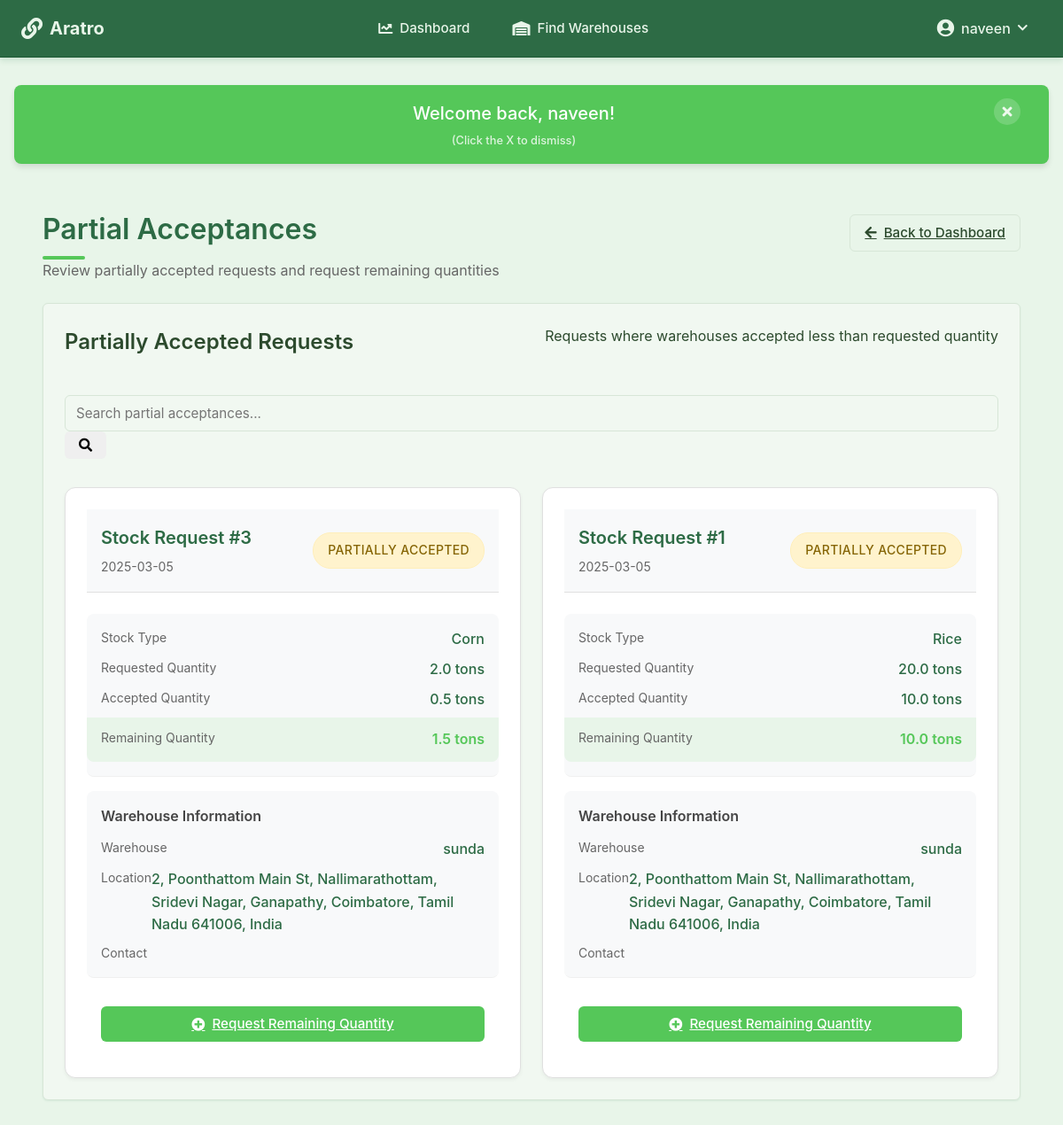
/farmer/partial-acceptances (signed in), run on an earlier commit of the app's database.
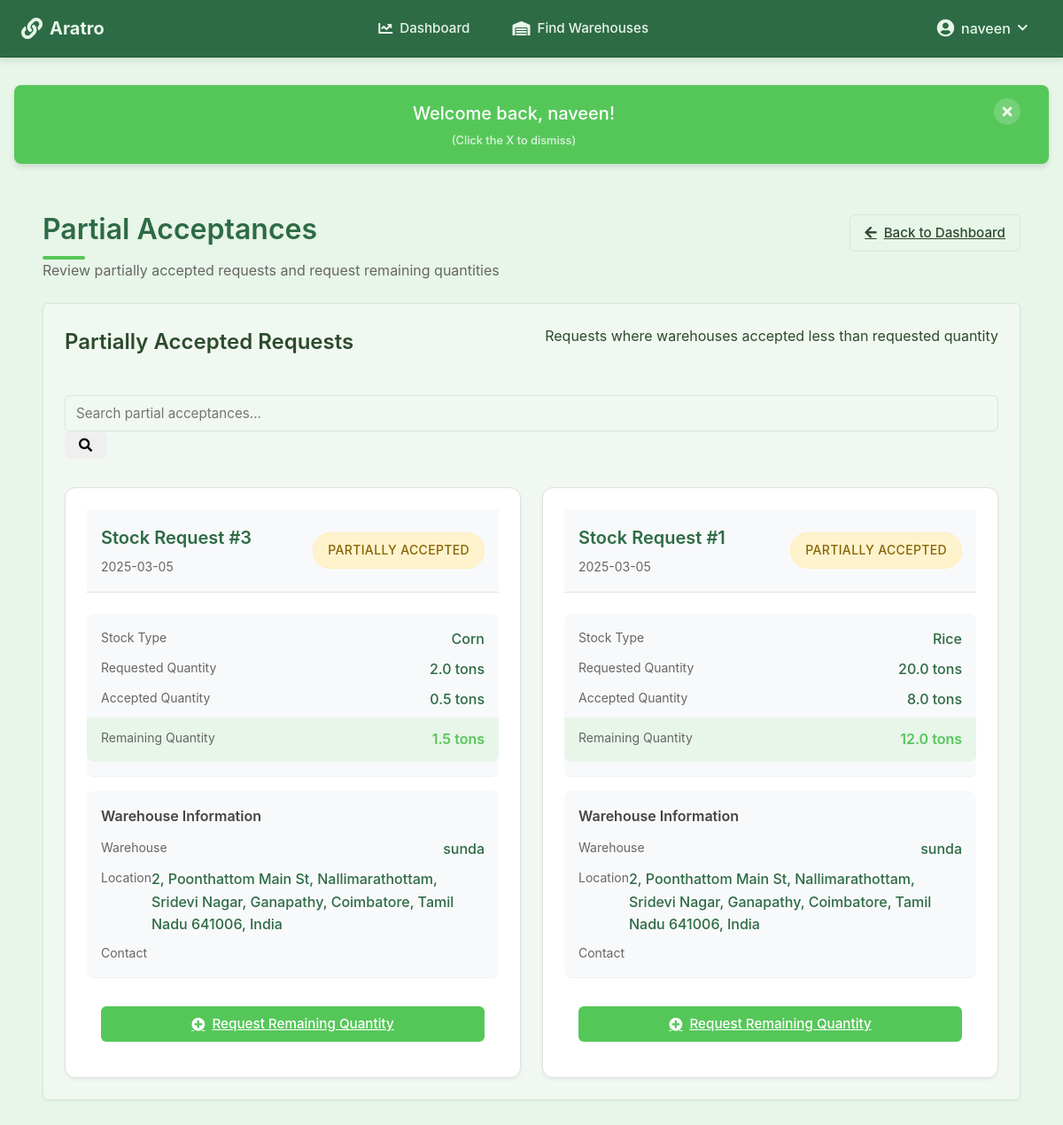
And on a later commit of the database.
### models.py (models this page shows, shortened)
class StockRequest(db.Model):
    __tablename__ = 'stock_request'
    id = db.Column(db.Integer, primary_key=True)
    from_id = db.Column(db.Integer, db.ForeignKey('farmer.id'), nullable=False)  # Farmer's ID
    to_id = db.Column(db.Integer, db.ForeignKey('warehouse.id'), nullable=False)    # Warehouse's ID
    stock_id = db.Column(db.Integer, db.ForeignKey('stock.id'), nullable=False)
    request_date = db.Column(db.DateTime, default=datetime.utcnow)
    status = db.Column(db.String(20), default='pending')
    created_at = db.Column(db.DateTime, nullable=False, default=datetime.utcnow)
    updated_at = db.Column(db.DateTime, nullable=False, default=datetime.utcnow, onupdate=datetime.utcnow)
    farmer = db.relationship('Farmer', foreign_keys=[from_id], backref='stock_requests')
    warehouse = db.relationship('Warehouse', foreign_keys=[to_id], backref='received_requests')
    stock = db.relationship('Stock', backref='request')

class Stock(db.Model):
    id = db.Column(db.Integer, primary_key=True)
    type = db.Column(db.String(100), nullable=False)
    quantity = db.Column(db.Float, nullable=False)
    requested_quantity = db.Column(db.Float, nullable=False)  # Original requested quantity
    status = db.Column(db.String(20), nullable=False, default='pending')  # pending, stored, rejected
    farmer_id = db.Column(db.Integer, db.ForeignKey('farmer.id'), nullable=False)
    warehouse_id = db.Column(db.Integer, db.ForeignKey('warehouse.id'), nullable=False)
    created_at = db.Column(db.DateTime, nullable=False, default=datetime.utcnow)
    updated_at = db.Column(db.DateTime, nullable=False, default=datetime.utcnow, onupdate=datetime.utcnow)

class Warehouse(db.Model):
    id = db.Column(db.Integer, primary_key=True)
    user_id = db.Column(db.Integer, db.ForeignKey('user.id'), nullable=False)
    manager_name = db.Column(db.String(100), nullable=False)
    name = db.Column(db.String(100), nullable=False)
    location = db.Column(db.String(200))
    latitude = db.Column(db.Float)
    longitude = db.Column(db.Float)
    phone_number = db.Column(db.String(20))
    warehouse_type = db.Column(db.String(20))  # 'private' or 'government'
    capacity = db.Column(db.Float)  # in tons
    available_space = db.Column(db.Float)  # in tons
    stocks = db.relationship('Stock', backref='warehouse', lazy=True)

### routes.py (the view)
@farmer_dashboard.route('/partial-acceptances')
@login_required
def partial_acceptances():
    if current_user.role != 'farmer':
        flash('Access denied. Farmers only.', 'error')
        return redirect(url_for('main.dashboard'))
    farmer = Farmer.query.filter_by(user_id=current_user.id).first()
    if not farmer:
        flash('Farmer profile not found.', 'error')
        return redirect(url_for('main.dashboard'))
    requests = StockRequest.query.filter_by(
        from_id=farmer.id,
        status='approved'
    ).join(Stock).filter(
        Stock.quantity < Stock.requested_quantity
    ).order_by(StockRequest.updated_at.desc()).all()
    warehouses = Warehouse.query.all()
    return render_template('partial_acceptances.html', requests=requests, warehouses=warehouses)

### app.py (called while the page is built)
@login_manager.user_loader
def load_user(user_id):
    try:
        if user_id.startswith('admin_'):
            admin_id = int(user_id.split('_')[1])
            return Admin.query.get(admin_id)
        else:
            return User.query.get(int(user_id))
    except Exception as e:
        print(f"Error loading user: {e}")
        return None

@app.before_request
def before_request():
    session.permanent = True  # Use permanent session with lifetime set above

### routes.py (called while the page is built)
@auth.context_processor
@main.context_processor
@farmer_dashboard.context_processor
@warehouse_dashboard.context_processor
def inject_user_data():
    data = {}
    if current_user.is_authenticated:
        if hasattr(current_user, 'role'):  # Check if the user has a role attribute
            if current_user.role == 'warehouse_manager':
                data['user_warehouse'] = Warehouse.query.filter_by(user_id=current_user.id).first()
            elif current_user.role == 'farmer':
                data['user_farmer'] = Farmer.query.filter_by(user_id=current_user.id).first()
            elif current_user.role == 'ration_manager':
                pass
    return data

### templates/partial_acceptances.html (shortened to what the changed rows need)
{% extends "base.html" %}
{% block content %}
<div class="container">
    <div class="header-section mb-4">
        <div class="flex justify-between items-center">
            <h1>Partial Acceptances</h1>
        </div>
    </div>
    <div class="card">
        <div class="card-header">
            <h2>Partially Accepted Requests</h2>
        </div>
        <div class="card-body">
            {% set partial_requests = [] %}
            {% for request in requests %}
                {% if request.status == 'approved' and request.stock.quantity < request.stock.requested_quantity %}
                    {% set _ = partial_requests.append(request) %}
                {% endif %}
            {% endfor %}
            {% if partial_requests %}
                <div class="partial-requests-grid">
                    {% for request in partial_requests %}
                    <div class="partial-request-card">
                        <div class="card-header">
                            <div class="request-info">
                                <h3>Stock Request #{{ request.id }}</h3>
                                <span class="date">{{ request.updated_at.strftime('%Y-%m-%d') }}</span>
                            </div>
                            <span class="badge badge-warning">Partially Accepted</span>
                        </div>
                        <div class="stock-details">
                            <div class="detail-group">
                                <span class="label">Stock Type</span>
                                <span class="value">{{ request.stock.type }}</span>
                            </div>
                            <div class="detail-group">
                                <span class="label">Requested Quantity</span>
                                <span class="value">{{ request.stock.requested_quantity }} tons</span>
                            </div>
                            <div class="detail-group">
                                <span class="label">Accepted Quantity</span>
                                <span class="value">{{ request.stock.quantity }} tons</span>
                            </div>
                            <div class="detail-group highlight">
                                <span class="label">Remaining Quantity</span>
                                <span class="value">{{ request.stock.requested_quantity - request.stock.quantity }} tons</span>
                            </div>
                        </div>
                        <div class="warehouse-details">
                            <h4>Warehouse Information</h4>
                            <div class="detail-group">
                                <span class="label">Warehouse</span>
                                <span class="value">{{ request.warehouse.name }}</span>
                            </div>
                            <div class="detail-group">
                                <span class="label">Location</span>
                                <span class="value">{{ request.warehouse.location }}</span>
                            </div>
                            <div class="detail-group">
                                <span class="label">Contact</span>
                            </div>
                        </div>
                        <div class="action-buttons">
                            <a href="{{ url_for('farmer_dashboard.create_request_page', warehouse_id=request.warehouse.id, stock_type=request.stock.type, quantity=request.stock.requested_quantity - request.stock.quantity) }}" class="btn btn-primary request-remaining">
                                <i class="fas fa-plus-circle"></i>
                                Request Remaining Quantity
                            </a>
                        </div>
                    </div>
                    {% endfor %}
                </div>
            {% endif %}
        </div>
    </div>
</div>
{% endblock %}

What changed in the data, as far as the page shows it:
changed through a linked row, StockRequest "Rice": stock.quantity "10.0" → "8.0"; request.stock.requested_quantity-request.stock.quantity "10.0" → "12.0"
